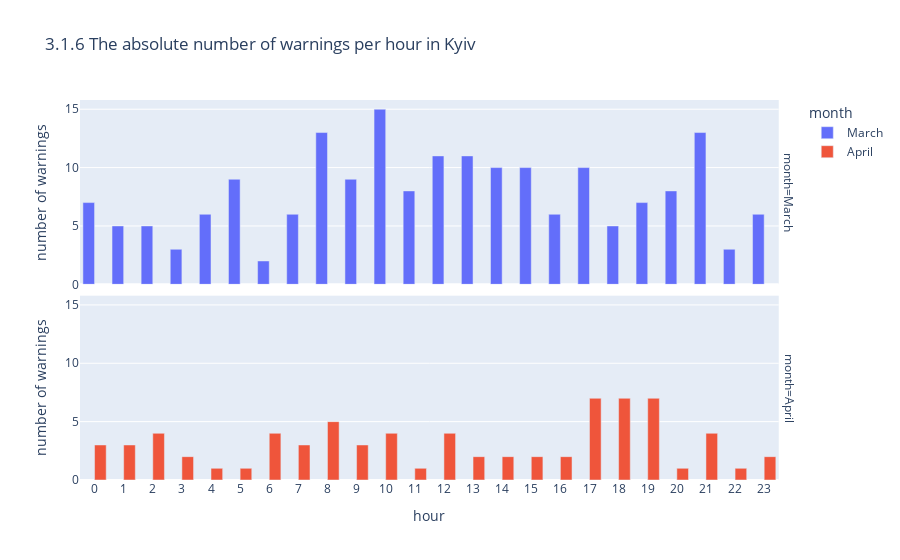

Notebook code for this chart:
### Markdown cell above
#### 3.1.6 Absolute number of warnings per every hour per month

### Code cell
# selecting
hour = df_region[['hour', 'unique_warning', 'month', 'month_num']]
# grouping 
hour = hour.groupby(by=['month_num', 'month','hour']).sum()
hour = hour.reset_index()
hour['number of warnings'] = hour['unique_warning']
hour_bar =  px.bar(hour, x="hour", y="number of warnings", color="month", barmode="group", facet_row="month",
                     title=f'3.1.6 The absolute number of warnings per hour in {region}')
hour_bar.update_xaxes(tick0=0, dtick=1)
hour_bar.show()

### Figure 1 — Plotly figure (JSON) as saved in the notebook; plotly's stock layout.template omitted (floating-point values rounded to 4 significant figures)
{"data": [{"alignmentgroup": "True", "hovertemplate": "month=March<br>hour=%{x}<br>number of warnings=%{y}<extra></extra>", "legendgroup": "March", "marker": {"color": "#636efa"}, "name": "March", "offsetgroup": "March", "orientation": "v", "showlegend": true, "textposition": "auto", "type": "bar", "x": [0, 1, 2, 3, 4, 5, 6, 7, 8, 9, 10, 11, 12, 13, 14, 15, 16, 17, 18, 19, 20, 21, 22, 23], "xaxis": "x2", "y": [7, 5, 5, 3, 6, 9, 2, 6, 13, 9, 15, 8, 11, 11, 10, 10, 6, 10, 5, 7, 8, 13, 3, 6], "yaxis": "y2"}, {"alignmentgroup": "True", "hovertemplate": "month=April<br>hour=%{x}<br>number of warnings=%{y}<extra></extra>", "legendgroup": "April", "marker": {"color": "#EF553B"}, "name": "April", "offsetgroup": "April", "orientation": "v", "showlegend": true, "textposition": "auto", "type": "bar", "x": [0, 1, 2, 3, 4, 5, 6, 7, 8, 9, 10, 11, 12, 13, 14, 15, 16, 17, 18, 19, 20, 21, 22, 23], "xaxis": "x", "y": [3, 3, 4, 2, 1, 1, 4, 3, 5, 3, 4, 1, 4, 2, 2, 2, 2, 7, 7, 7, 1, 4, 1, 2], "yaxis": "y"}], "layout": {"annotations": [{"font": {}, "showarrow": false, "text": "month=April", "textangle": 90, "x": 0.98, "xanchor": "left", "xref": "paper", "y": 0.2425, "yanchor": "middle", "yref": "paper"}, {"font": {}, "showarrow": false, "text": "month=March", "textangle": 90, "x": 0.98, "xanchor": "left", "xref": "paper", "y": 0.7575, "yanchor": "middle", "yref": "paper"}], "barmode": "group", "legend": {"title": {"text": "month"}, "tracegroupgap": 0}, "title": {"text": "3.1.6 The absolute number of warnings per hour in Kyiv"}, "xaxis": {"anchor": "y", "domain": [0, 0.98], "dtick": 1, "tick0": 0, "title": {"text": "hour"}}, "xaxis2": {"anchor": "y2", "domain": [0, 0.98], "dtick": 1, "matches": "x", "showticklabels": false, "tick0": 0}, "yaxis": {"anchor": "x", "domain": [0, 0.485], "title": {"text": "number of warnings"}}, "yaxis2": {"anchor": "x2", "domain": [0.515, 1], "matches": "y", "title": {"text": "number of warnings"}}}}
